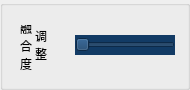
           <widget class="QGroupBox" name="groupBox_8">
            <property name="geometry">
             <rect>
              <x>702</x>
              <y>0</y>
              <width>190</width>
              <height>90</height>
             </rect>
            </property>
            <property name="minimumSize">
             <size>
              <width>190</width>
              <height>90</height>
             </size>
            </property>
            <property name="maximumSize">
             <size>
              <width>190</width>
              <height>90</height>
             </size>
            </property>
            <property name="styleSheet">
             <string notr="true">QGroupBox{
background-image: url(:/IRProc/Tool-Bg);
}</string>
            </property>
            <property name="title">
             <string/>
            </property>
            <widget class="MyCustomSlider" name="horizontalSlider_3">
             <property name="geometry">
              <rect>
               <x>75</x>
               <y>35</y>
               <width>100</width>
               <height>20</height>
              </rect>
             </property>
             <property name="styleSheet">
              <string notr="true">
background-color: rgb(18, 59, 101);</string>
             </property>
             <property name="orientation">
              <enum>Qt::Horizontal</enum>
             </property>
            </widget>
            <widget class="QLabel" name="label_20">
             <property name="geometry">
              <rect>
               <x>20</x>
               <y>25</y>
               <width>16</width>
               <height>55</height>
              </rect>
             </property>
             <property name="styleSheet">
              <string notr="true"/>
             </property>
             <property name="text">
              <string>融
合
度
</string>
             </property>
             <property name="alignment">
              <set>Qt::AlignLeading|Qt::AlignLeft|Qt::AlignVCenter</set>
             </property>
            </widget>
            <widget class="QLabel" name="label_21">
             <property name="geometry">
              <rect>
               <x>35</x>
               <y>20</y>
               <width>16</width>
               <height>50</height>
              </rect>
             </property>
             <property name="styleSheet">
              <string notr="true"/>
             </property>
             <property name="text">
              <string>调
整</string>
             </property>
             <property name="alignment">
              <set>Qt::AlignLeading|Qt::AlignLeft|Qt::AlignVCenter</set>
             </property>
            </widget>
           </widget>
